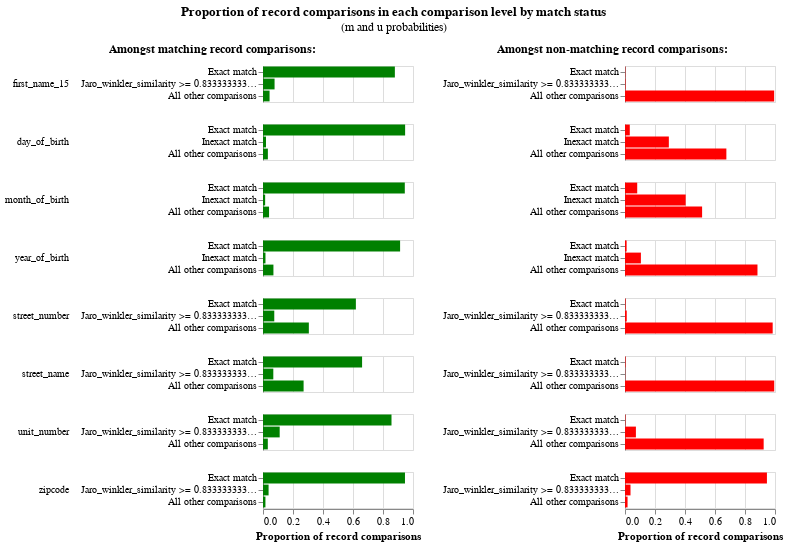

The notebook cell saved with this chart:
### Code cell
em_session_2.m_u_values_interactive_history_chart()

### Figure 1 — Vega-Lite specification as saved in the notebook (floating-point values rounded to 4 significant figures; data arrays with more than 128 entries replaced by an {"elided": "..."} marker saying what was removed)
{"config": {"view": {"continuousWidth": 300, "continuousHeight": 300, "discreteHeight": 300, "discreteWidth": 400}, "header": {"title": null}, "title": {"anchor": "middle", "offset": 10}}, "hconcat": [{"mark": "bar", "encoding": {"color": {"value": "green"}, "row": {"field": "comparison_name", "header": {"labelAlign": "left", "labelAnchor": "middle", "labelAngle": 0}, "sort": {"field": "comparison_sort_order"}, "type": "nominal"}, "tooltip": [{"field": "m_probability_description", "title": "m probability description", "type": "nominal"}, {"field": "comparison_name", "title": "Comparison column name", "type": "nominal"}, {"field": "label_for_charts", "title": "Label", "type": "ordinal"}, {"field": "sql_condition", "title": "SQL condition", "type": "nominal"}, {"field": "m_probability", "format": ".4p", "title": "m probability", "type": "quantitative"}, {"field": "u_probability", "format": ".4p", "title": "u probability", "type": "quantitative"}, {"field": "bayes_factor", "format": ",.4f", "title": "Bayes factor = m/u", "type": "quantitative"}, {"field": "log2_bayes_factor", "format": ",.4f", "title": "Match weight = log2(m/u)", "type": "quantitative"}], "x": {"axis": {"title": "Proportion of record comparisons"}, "field": "m_probability", "type": "quantitative"}, "y": {"axis": {"title": null}, "field": "label_for_charts", "sort": {"field": "comparison_vector_value", "order": "descending"}, "type": "nominal"}}, "height": {"step": 12}, "resolve": {"scale": {"y": "independent"}}, "title": {"text": "Amongst matching record comparisons:", "fontSize": 12, "fontWeight": "bold"}, "transform": [{"filter": "(datum.bayes_factor != 'no-op filter due to vega lite issue 4680')"}], "width": 150}, {"mark": "bar", "encoding": {"color": {"value": "red"}, "row": {"field": "comparison_name", "header": {"labels": false}, "sort": {"field": "comparison_sort_order"}, "type": "nominal"}, "tooltip": [{"field": "u_probability_description", "title": "u probability description", "type": "nominal"}, {"field": "comparison_name", "title": "Comparison column name", "type": "nominal"}, {"field": "label_for_charts", "title": "Label", "type": "ordinal"}, {"field": "sql_condition", "title": "SQL condition", "type": "nominal"}, {"field": "m_probability", "format": ".4p", "title": "m probability", "type": "quantitative"}, {"field": "u_probability", "format": ".4p", "title": "u probability", "type": "quantitative"}, {"field": "bayes_factor", "format": ",.4f", "title": "Bayes factor = m/u", "type": "quantitative"}, {"field": "log2_bayes_factor", "format": ",.4f", "title": "Match weight = log2(m/u)", "type": "quantitative"}], "x": {"axis": {"title": "Proportion of record comparisons"}, "field": "u_probability", "type": "quantitative"}, "y": {"axis": {"title": null}, "field": "label_for_charts", "sort": {"field": "comparison_vector_value", "order": "descending"}, "type": "nominal"}}, "height": {"step": 12}, "resolve": {"scale": {"y": "independent"}}, "title": {"text": "Amongst non-matching record comparisons:", "fontSize": 12, "fontWeight": "bold"}, "transform": [{"filter": "(datum.bayes_factor != 'no-op filter2 due to vega lite issue 4680')"}], "width": 150}], "data": {"name": "data-be986f9710d7a78227a3a30af48483ff"}, "params": [{"name": "iteration_number", "bind": {"input": "range", "max": 6, "min": 0, "step": 1}, "value": 6}], "title": {"text": "Proportion of record comparisons in each comparison level by match status", "subtitle": "(m and u probabilities)"}, "transform": [{"filter": "(datum.iteration == iteration_number)"}], "$schema": "https://vega.github.io/schema/vega-lite/v5.9.3.json", "datasets": {"data-be986f9710d7a78227a3a30af48483ff": {"elided": "168 records"}}}
